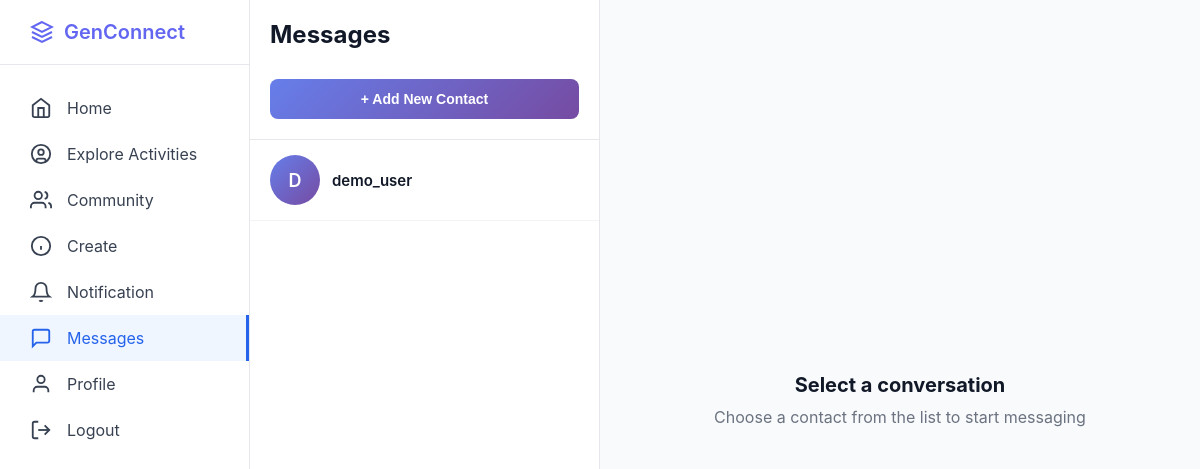
Before: /messages (signed in) with the older database file.
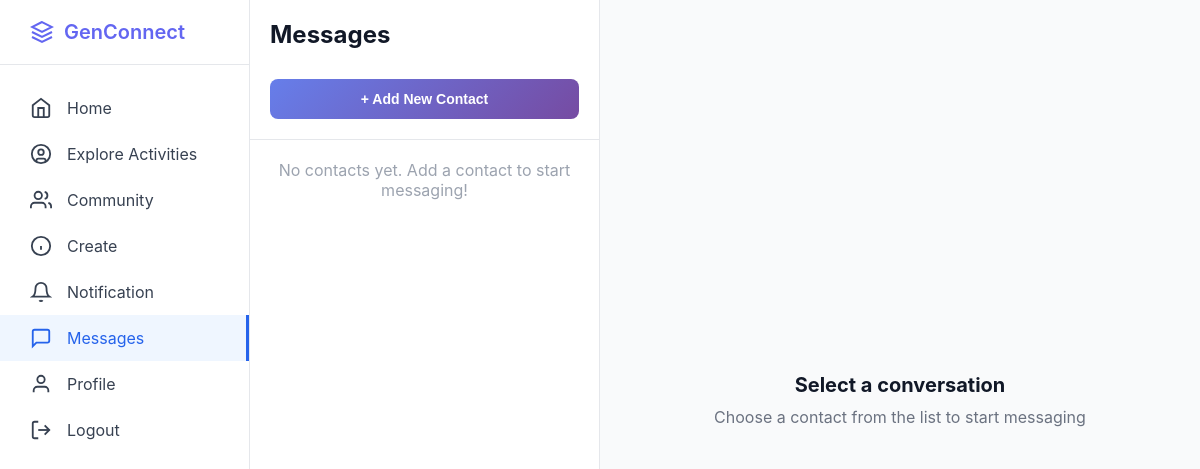
After: the same page with the newer database file.
### app.py (models this page shows, shortened)
class User(db.Model):
    __tablename__ = 'users'
    id = db.Column(db.Integer, primary_key=True)
    username = db.Column(db.String(80), unique=True, nullable=False)
    email = db.Column(db.String(120), unique=True, nullable=False)
    password_hash = db.Column(db.String(255), nullable=False)
    bio = db.Column(db.Text, nullable=True)
    interests = db.Column(db.String(255), nullable=True)
    profile_picture = db.Column(db.String(255), default='default.jpg')
    banner_image = db.Column(db.String(255), default='default_banner.jpg')
    member_type = db.Column(db.String(50), default='Youth Member')
    created_at = db.Column(db.DateTime, default=datetime.utcnow)
    posts = db.relationship('Post', backref='author', lazy=True, cascade='all, delete-orphan')
    comments = db.relationship('Comment', backref='author', lazy=True, cascade='all, delete-orphan')
    likes = db.relationship('Like', backref='user', lazy=True, cascade='all, delete-orphan')
    followers = db.relationship(
        'Follow',
        foreign_keys='Follow.followed_id',
        backref='followed_user',
        lazy='dynamic',
        cascade='all, delete-orphan'
    )
    following = db.relationship(
        'Follow',
        foreign_keys='Follow.follower_id',
        backref='follower_user',
        lazy='dynamic',
        cascade='all, delete-orphan'
    )
    community_memberships = db.relationship('CommunityMember', backref='user', lazy=True, cascade='all, delete-orphan')
    sent_messages = db.relationship(
        'Message',
        foreign_keys='Message.sender_id',
        backref='sender',
        lazy='dynamic',
        cascade='all, delete-orphan'
    )
    received_messages = db.relationship(
        'Message',
        foreign_keys='Message.receiver_id',
        backref='receiver',
        lazy='dynamic',
        cascade='all, delete-orphan'
    )
    contacts_initiated = db.relationship(
        'Contact',
        foreign_keys='Contact.user_id',
        backref='user',
        lazy='dynamic',
        cascade='all, delete-orphan'
    )
    contacts_received = db.relationship(
        'Contact',
        foreign_keys='Contact.contact_user_id',
        backref='contact_user',
        lazy='dynamic',
        cascade='all, delete-orphan'
    )
    def get_contacts(self):
        contacts = Contact.query.filter(
            or_(
                and_(Contact.user_id == self.id, Contact.status == 'accepted'),
                and_(Contact.contact_user_id == self.id, Contact.status == 'accepted')
            )
        ).all()
        contact_users = []
        for contact in contacts:
            if contact.user_id == self.id:
                contact_users.append(contact.contact_user)
            else:
                contact_users.append(contact.user)
        return contact_users

### app.py (the view)
@app.route('/messages')
def messages():
    if 'user_id' not in session:
        return redirect(url_for('login'))
    current_user = User.query.get_or_404(session['user_id'])
    contacts = current_user.get_contacts()
    conversations = []
    for contact in contacts:
        last_message = Message.query.filter(
            or_(
                and_(Message.sender_id == current_user.id, Message.receiver_id == contact.id),
                and_(Message.sender_id == contact.id, Message.receiver_id == current_user.id)
            )
        ).order_by(Message.created_at.desc()).first()
        unread_count = Message.query.filter_by(
            sender_id=contact.id,
            receiver_id=current_user.id,
            is_read=False
        ).count()
        conversations.append({
            'contact': contact,
            'last_message': last_message,
            'unread_count': unread_count
        })
    conversations.sort(key=lambda x: x['last_message'].created_at if x['last_message'] else datetime.min, reverse=True)
    return render_template('messages.html', conversations=conversations, current_user=current_user)

### templates/messages.html (shortened to what this page needs)
<!DOCTYPE html>
<html lang="en">
<head>
</head>
<body>
<div class="container">
    <aside class="sidebar">
        <div class="sidebar-logo">
            <a href="/" class="logo">
            <svg viewBox="0 0 24 24" fill="none" stroke="currentColor" stroke-width="2" style="width: 24px; height: 24px;">
                <path d="M12 2L2 7l10 5 10-5-10-5z"/>
                <path d="M2 17l10 5 10-5"/>
                <path d="M2 12l10 5 10-5"/>
            </svg>
                            <span>GenConnect</span>
            </a>
        </div>
        <ul class="sidebar-nav">
            <li>
                <a href="/home">
                    <svg viewBox="0 0 24 24" fill="none" stroke="currentColor" stroke-width="2" style="width: 22px; height: 22px;">
                        <path d="m3 9 9-7 9 7v11a2 2 0 0 1-2 2H5a2 2 0 0 1-2-2z"/>
                        <polyline points="9 22 9 12 15 12 15 22"/>
                    </svg>
                    <span>Home</span>
                </a>
            </li>
            <li>
                <a href="#">
                    <svg viewBox="0 0 24 24" fill="none" stroke="currentColor" stroke-width="2" style="width: 22px; height: 22px;">
                        <circle cx="12" cy="12" r="10"/>
                        <circle cx="12" cy="10" r="3"/>
                        <path d="M7 20.662V19a2 2 0 0 1 2-2h6a2 2 0 0 1 2 2v1.662"/>
                    </svg>
                    <span>Explore Activities</span>
                </a>
            </li>
            <li>
                <a href="#">
                    <svg viewBox="0 0 24 24" fill="none" stroke="currentColor" stroke-width="2" style="width: 22px; height: 22px;">
                        <path d="M17 21v-2a4 4 0 0 0-4-4H5a4 4 0 0 0-4 4v2"/>
                        <circle cx="9" cy="7" r="4"/>
                        <path d="M23 21v-2a4 4 0 0 0-3-3.87"/>
                        <path d="M16 3.13a4 4 0 0 1 0 7.75"/>
                    </svg>
                    <span>Community</span>
                </a>
            </li>
            <li>
                <a href="#">
                    <svg viewBox="0 0 24 24" fill="none" stroke="currentColor" stroke-width="2" style="width: 22px; height: 22px;">
                        <circle cx="12" cy="12" r="10"/>
                        <line x1="12" y1="16" x2="12" y2="12"/>
                        <line x1="12" y1="8" x2="12.01" y2="8"/>
                    </svg>
                    <span>Create</span>
                </a>
            </li>
            <li>
                <a href="#">
                    <svg viewBox="0 0 24 24" fill="none" stroke="currentColor" stroke-width="2" style="width: 22px; height: 22px;">
                        <path d="M18 8A6 6 0 0 0 6 8c0 7-3 9-3 9h18s-3-2-3-9"/>
                        <path d="M13.73 21a2 2 0 0 1-3.46 0"/>
                    </svg>
                    <span>Notification</span>
                </a>
            </li>
            <li>
                <a href="/messages" class="active">
                    <svg viewBox="0 0 24 24" fill="none" stroke="currentColor" stroke-width="2" style="width: 22px; height: 22px;">
                        <path d="M21 15a2 2 0 0 1-2 2H7l-4 4V5a2 2 0 0 1 2-2h14a2 2 0 0 1 2 2z"/>
                    </svg>
                    <span>Messages</span>
                </a>
            </li>
            <li>
                <a href="/profile">
                    <svg viewBox="0 0 24 24" fill="none" stroke="currentColor" stroke-width="2" style="width: 22px; height: 22px;">
                        <path d="M20 21v-2a4 4 0 0 0-4-4H8a4 4 0 0 0-4 4v2"/>
                        <circle cx="12" cy="7" r="4"/>
                    </svg>
                    <span>Profile</span>
                </a>
            </li>
            <li>
                <a href="/logout">
                    <svg viewBox="0 0 24 24" fill="none" stroke="currentColor" stroke-width="2" style="width: 22px; height: 22px;">
                        <path d="M9 21H5a2 2 0 0 1-2-2V5a2 2 0 0 1 2-2h4"/>
                        <polyline points="16 17 21 12 16 7"/>
                        <line x1="21" y1="12" x2="9" y2="12"/>
                    </svg>
                    <span>Logout</span>
                </a>
            </li>
        </ul>
    </aside>
    <div class="messages-container">
        <div class="conversations-sidebar">
            <div class="conversations-header">
                <h2>Messages</h2>
                <button class="add-contact-btn" onclick="openAddContactModal()">
                    + Add New Contact
                </button>
            </div>
            <div class="conversations-list">
                {% if conversations %}
                    {% for conv in conversations %}
                    <a href="/messages/{{ conv.contact.id }}" class="conversation-item">
                        <div class="conversation-avatar">
                            {{ conv.contact.username[0].upper() }}
                        </div>
                        <div class="conversation-info">
                            <div class="conversation-name">{{ conv.contact.username }}</div>
                        </div>
                    </a>
                    {% endfor %}
                {% else %}
                    <div style="padding: 20px; text-align: center; color: #9ca3af;">
                        No contacts yet. Add a contact to start messaging!
                    </div>
                {% endif %}
            </div>
        </div>
        <div class="empty-state">
            <h3>Select a conversation</h3>
            <p>Choose a contact from the list to start messaging</p>
        </div>
    </div>
</div>
</body>
</html>

### templates/messages.html (style rules this page uses)
* { margin: 0; padding: 0; box-sizing: border-box; }
body { font-family: -apple-system, BlinkMacSystemFont, 'Segoe UI', Roboto, sans-serif; background-color: #f5f5f5; }
.container { display: flex; height: 100vh; }
.sidebar { position: fixed; left: 0; top: 0; width: 250px; height: 100vh; background-color: white; border-right: 1px solid #e5e7eb; padding: 20px 0; }
.sidebar-logo { padding: 0 30px 20px; border-bottom: 1px solid #e5e7eb; margin-bottom: 20px; }
.logo { display: flex; align-items: center; gap: 10px; font-size: 20px; font-weight: 600; color: #6366f1; text-decoration: none; }
.logo svg { width: 24px; height: 24px; }
.sidebar-nav { list-style: none; }
.sidebar-nav a { display: flex; align-items: center; gap: 15px; padding: 12px 30px; text-decoration: none; color: #374151; transition: background-color 0.2s; }
.sidebar-nav a.active { background-color: #eff6ff; color: #2563eb; border-right: 3px solid #2563eb; }
.sidebar-nav svg { width: 22px; height: 22px; }
.messages-container { margin-left: 250px; flex: 1; display: flex; background-color: #f9fafb; }
.conversations-sidebar { width: 350px; background: white; border-right: 1px solid #e5e7eb; }
.conversations-header { padding: 20px; border-bottom: 1px solid #e5e7eb; }
.conversations-header h2 { font-size: 24px; font-weight: 700; color: #111827; margin-bottom: 15px; }
.add-contact-btn { width: 100%; padding: 12px; background: linear-gradient(135deg, #667eea 0%, #764ba2 100%); color: white; border: none; border-radius: 8px; font-size: 14px; font-weight: 600; cursor: pointer; margin-top: 15px; }
.conversations-list { overflow-y: auto; }
.empty-state { flex: 1; display: flex; flex-direction: column; align-items: center; justify-content: center; padding: 40px; text-align: center; }
.empty-state h3 { font-size: 20px; color: #111827; margin-bottom: 10px; }
.empty-state p { color: #6b7280; }

Changed rows visible on the page:
removed User: contact "D", contact.username "demo_user"
Other visible differences:
text now shown: "No contacts yet. Add a contact to start messaging!"
